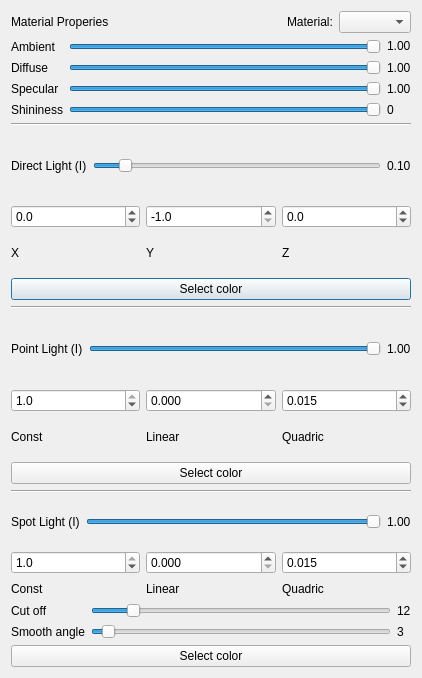
<?xml version="1.0" encoding="UTF-8"?>
<ui version="4.0">
    <class>Dialog</class>
    <widget class="QDialog" name="Dialog">
        <property name="geometry">
            <rect>
                <x>0</x>
                <y>0</y>
                <width>422</width>
                <height>678</height>
            </rect>
        </property>
        <property name="windowTitle">
            <string>Dialog</string>
        </property>
        <layout class="QVBoxLayout" name="verticalLayout_5">
            <item>
                <layout class="QVBoxLayout" name="verticalLayout">
                    <item>
                        <layout class="QHBoxLayout" name="horizontalLayout">
                            <item>
                                <widget class="QLabel" name="MaterialPropertiesLabel">
                                    <property name="sizePolicy">
                                        <sizepolicy hsizetype="Minimum" vsizetype="Minimum">
                                            <horstretch>0</horstretch>
                                            <verstretch>0</verstretch>
                                        </sizepolicy>
                                    </property>
                                    <property name="text">
                                        <string>Material Properies</string>
                                    </property>
                                </widget>
                            </item>
                            <item>
                                <spacer name="horizontalSpacer">
                                    <property name="orientation">
                                        <enum>Qt::Horizontal</enum>
                                    </property>
                                    <property name="sizeType">
                                        <enum>QSizePolicy::Expanding</enum>
                                    </property>
                                    <property name="sizeHint" stdset="0">
                                        <size>
                                            <width>40</width>
                                            <height>20</height>
                                        </size>
                                    </property>
                                </spacer>
                            </item>
                            <item>
                                <widget class="QLabel" name="label_5">
                                    <property name="text">
                                        <string>Material:</string>
                                    </property>
                                </widget>
                            </item>
                            <item>
                                <widget class="QComboBox" name="MaterialComboBox"/>
                            </item>
                        </layout>
                    </item>
                    <item>
                        <layout class="QGridLayout" name="gridLayout">
                            <item row="0" column="2">
                                <widget class="QLabel" name="AmbientVal">
                                    <property name="focusPolicy">
                                        <enum>Qt::ClickFocus</enum>
                                    </property>
                                    <property name="text">
                                        <string>1.00</string>
                                    </property>
                                </widget>
                            </item>
                            <item row="1" column="2">
                                <widget class="QLabel" name="DiffuseVal">
                                    <property name="text">
                                        <string>1.00</string>
                                    </property>
                                </widget>
                            </item>
                            <item row="2" column="2">
                                <widget class="QLabel" name="SpecularVal">
                                    <property name="text">
                                        <string>1.00</string>
                                    </property>
                                </widget>
                            </item>
                            <item row="2" column="1">
                                <widget class="QSlider" name="SpecularSlider">
                                    <property name="minimum">
                                        <number>1</number>
                                    </property>
                                    <property name="maximum">
                                        <number>100</number>
                                    </property>
                                    <property name="value">
                                        <number>100</number>
                                    </property>
                                    <property name="orientation">
                                        <enum>Qt::Horizontal</enum>
                                    </property>
                                </widget>
                            </item>
                            <item row="2" column="0">
                                <widget class="QLabel" name="SpecularLabel">
                                    <property name="text">
                                        <string>Specular</string>
                                    </property>
                                </widget>
                            </item>
                            <item row="1" column="0">
                                <widget class="QLabel" name="DiffuseLabel">
                                    <property name="text">
                                        <string>Diffuse</string>
                                    </property>
                                </widget>
                            </item>
                            <item row="3" column="0">
                                <widget class="QLabel" name="ShininessLabel">
                                    <property name="text">
                                        <string>Shininess</string>
                                    </property>
                                </widget>
                            </item>
                            <item row="1" column="1">
                                <widget class="QSlider" name="DiffuseSlider">
                                    <property name="minimum">
                                        <number>1</number>
                                    </property>
                                    <property name="maximum">
                                        <number>100</number>
                                    </property>
                                    <property name="value">
                                        <number>100</number>
                                    </property>
                                    <property name="orientation">
                                        <enum>Qt::Horizontal</enum>
                                    </property>
                                </widget>
                            </item>
                            <item row="0" column="0">
                                <widget class="QLabel" name="AmbientLabel">
                                    <property name="text">
                                        <string>Ambient</string>
                                    </property>
                                </widget>
                            </item>
                            <item row="0" column="1">
                                <widget class="QSlider" name="AmbientSlider">
                                    <property name="minimum">
                                        <number>1</number>
                                    </property>
                                    <property name="maximum">
                                        <number>100</number>
                                    </property>
                                    <property name="value">
                                        <number>100</number>
                                    </property>
                                    <property name="orientation">
                                        <enum>Qt::Horizontal</enum>
                                    </property>
                                </widget>
                            </item>
                            <item row="3" column="1">
                                <widget class="QSlider" name="ShininessSlider">
                                    <property name="minimum">
                                        <number>1</number>
                                    </property>
                                    <property name="maximum">
                                        <number>100</number>
                                    </property>
                                    <property name="value">
                                        <number>100</number>
                                    </property>
                                    <property name="orientation">
                                        <enum>Qt::Horizontal</enum>
                                    </property>
                                </widget>
                            </item>
                            <item row="3" column="2">
                                <widget class="QLabel" name="ShininessVal">
                                    <property name="text">
                                        <string>0</string>
                                    </property>
                                </widget>
                            </item>
                        </layout>
                    </item>
                </layout>
            </item>
            <item>
                <widget class="Line" name="line_3">
                    <property name="orientation">
                        <enum>Qt::Horizontal</enum>
                    </property>
                </widget>
            </item>
            <item>
                <layout class="QVBoxLayout" name="verticalLayout_2">
                    <item>
                        <layout class="QHBoxLayout" name="horizontalLayout_2">
                            <item>
                                <widget class="QLabel" name="DirLightLabel">
                                    <property name="text">
                                        <string>Direct Light (I)</string>
                                    </property>
                                </widget>
                            </item>
                            <item>
                                <widget class="QSlider" name="DirLightIntensitySlider">
                                    <property name="minimum">
                                        <number>1</number>
                                    </property>
                                    <property name="maximum">
                                        <number>100</number>
                                    </property>
                                    <property name="value">
                                        <number>10</number>
                                    </property>
                                    <property name="orientation">
                                        <enum>Qt::Horizontal</enum>
                                    </property>
                                </widget>
                            </item>
                            <item>
                                <widget class="QLabel" name="DirLightIntensityVal">
                                    <property name="text">
                                        <string>0.10</string>
                                    </property>
                                </widget>
                            </item>
                        </layout>
                    </item>
                    <item>
                        <layout class="QGridLayout" name="gridLayout_2">
                            <item row="0" column="1">
                                <widget class="QDoubleSpinBox" name="DirLightYSpinBox">
                                    <property name="decimals">
                                        <number>1</number>
                                    </property>
                                    <property name="minimum">
                                        <double>-1.000000000000000</double>
                                    </property>
                                    <property name="maximum">
                                        <double>1.000000000000000</double>
                                    </property>
                                    <property name="singleStep">
                                        <double>0.100000000000000</double>
                                    </property>
                                    <property name="value">
                                        <double>-1.000000000000000</double>
                                    </property>
                                </widget>
                            </item>
                            <item row="0" column="0">
                                <widget class="QDoubleSpinBox" name="DirLightXSpinBox">
                                    <property name="decimals">
                                        <number>1</number>
                                    </property>
                                    <property name="minimum">
                                        <double>-1.000000000000000</double>
                                    </property>
                                    <property name="maximum">
                                        <double>1.000000000000000</double>
                                    </property>
                                    <property name="singleStep">
                                        <double>0.100000000000000</double>
                                    </property>
                                </widget>
                            </item>
                            <item row="1" column="2">
                                <widget class="QLabel" name="label_3">
                                    <property name="text">
                                        <string>Z</string>
                                    </property>
                                </widget>
                            </item>
                            <item row="0" column="2">
                                <widget class="QDoubleSpinBox" name="DirLightZSpinBox">
                                    <property name="decimals">
                                        <number>1</number>
                                    </property>
                                    <property name="minimum">
                                        <double>-1.000000000000000</double>
                                    </property>
                                    <property name="maximum">
                                        <double>1.000000000000000</double>
                                    </property>
                                    <property name="singleStep">
                                        <double>0.100000000000000</double>
                                    </property>
                                </widget>
                            </item>
                            <item row="1" column="0">
                                <widget class="QLabel" name="label">
                                    <property name="text">
                                        <string>X</string>
                                    </property>
                                </widget>
                            </item>
                            <item row="1" column="1">
                                <widget class="QLabel" name="label_2">
                                    <property name="text">
                                        <string>Y</string>
                                    </property>
                                </widget>
                            </item>
                        </layout>
                    </item>
                    <item>
                        <widget class="QPushButton" name="DirLightColorButton">
                            <property name="text">
                                <string>Select color</string>
                            </property>
                        </widget>
                    </item>
                </layout>
            </item>
            <item>
                <widget class="Line" name="line_2">
                    <property name="orientation">
                        <enum>Qt::Horizontal</enum>
                    </property>
                </widget>
            </item>
            <item>
                <layout class="QVBoxLayout" name="verticalLayout_3">
                    <item>
                        <layout class="QHBoxLayout" name="horizontalLayout_3">
                            <item>
                                <widget class="QLabel" name="PointLightLabel">
                                    <property name="text">
                                        <string>Point Light (I)</string>
                                    </property>
                                </widget>
                            </item>
                            <item>
                                <widget class="QSlider" name="PointLightIntensitySlider">
                                    <property name="minimum">
                                        <number>1</number>
                                    </property>
                                    <property name="maximum">
                                        <number>100</number>
                                    </property>
                                    <property name="value">
                                        <number>100</number>
                                    </property>
                                    <property name="orientation">
                                        <enum>Qt::Horizontal</enum>
                                    </property>
                                </widget>
                            </item>
                            <item>
                                <widget class="QLabel" name="PointLightIntensityVal">
                                    <property name="text">
                                        <string>1.00</string>
                                    </property>
                                </widget>
                            </item>
                        </layout>
                    </item>
                    <item>
                        <layout class="QGridLayout" name="gridLayout_3">
                            <item row="1" column="2">
                                <widget class="QLabel" name="label_6">
                                    <property name="text">
                                        <string>Quadric</string>
                                    </property>
                                </widget>
                            </item>
                            <item row="0" column="1">
                                <widget class="QDoubleSpinBox" name="PointLightLinSpinBox">
                                    <property name="decimals">
                                        <number>3</number>
                                    </property>
                                    <property name="minimum">
                                        <double>0.000000000000000</double>
                                    </property>
                                    <property name="maximum">
                                        <double>0.100000000000000</double>
                                    </property>
                                    <property name="singleStep">
                                        <double>0.005000000000000</double>
                                    </property>
                                    <property name="value">
                                        <double>0.000000000000000</double>
                                    </property>
                                </widget>
                            </item>
                            <item row="0" column="2">
                                <widget class="QDoubleSpinBox" name="PointLightQuadSpinBox">
                                    <property name="decimals">
                                        <number>3</number>
                                    </property>
                                    <property name="minimum">
                                        <double>0.000000000000000</double>
                                    </property>
                                    <property name="maximum">
                                        <double>1.000000000000000</double>
                                    </property>
                                    <property name="singleStep">
                                        <double>0.005000000000000</double>
                                    </property>
                                    <property name="value">
                                        <double>0.015000000000000</double>
                                    </property>
                                </widget>
                            </item>
                            <item row="1" column="1">
                                <widget class="QLabel" name="label_8">
                                    <property name="text">
                                        <string>Linear</string>
                                    </property>
                                </widget>
                            </item>
                            <item row="1" column="0">
                                <widget class="QLabel" name="label_7">
                                    <property name="text">
                                        <string>Const</string>
                                    </property>
                                </widget>
                            </item>
                            <item row="0" column="0">
                                <widget class="QDoubleSpinBox" name="PointLightConstSpinBox">
                                    <property name="decimals">
                                        <number>1</number>
                                    </property>
                                    <property name="minimum">
                                        <double>0.100000000000000</double>
                                    </property>
                                    <property name="maximum">
                                        <double>1.000000000000000</double>
                                    </property>
                                    <property name="singleStep">
                                        <double>0.100000000000000</double>
                                    </property>
                                    <property name="value">
                                        <double>1.000000000000000</double>
                                    </property>
                                </widget>
                            </item>
                        </layout>
                    </item>
                    <item>
                        <widget class="QPushButton" name="PointLightColorButton">
                            <property name="text">
                                <string>Select color</string>
                            </property>
                        </widget>
                    </item>
                </layout>
            </item>
            <item>
                <widget class="Line" name="line">
                    <property name="orientation">
                        <enum>Qt::Horizontal</enum>
                    </property>
                </widget>
            </item>
            <item>
                <layout class="QVBoxLayout" name="verticalLayout_4">
                    <item>
                        <layout class="QHBoxLayout" name="horizontalLayout_4">
                            <item>
                                <widget class="QLabel" name="SpotLightLabel">
                                    <property name="text">
                                        <string>Spot Light (I)</string>
                                    </property>
                                </widget>
                            </item>
                            <item>
                                <widget class="QSlider" name="SpotLightIntensitySlider">
                                    <property name="minimum">
                                        <number>1</number>
                                    </property>
                                    <property name="maximum">
                                        <number>100</number>
                                    </property>
                                    <property name="value">
                                        <number>100</number>
                                    </property>
                                    <property name="orientation">
                                        <enum>Qt::Horizontal</enum>
                                    </property>
                                </widget>
                            </item>
                            <item>
                                <widget class="QLabel" name="SpotLightIntensityVal">
                                    <property name="text">
                                        <string>1.00</string>
                                    </property>
                                </widget>
                            </item>
                        </layout>
                    </item>
                    <item>
                        <layout class="QGridLayout" name="gridLayout_4">
                            <item row="1" column="2">
                                <widget class="QLabel" name="label_9">
                                    <property name="text">
                                        <string>Quadric</string>
                                    </property>
                                </widget>
                            </item>
                            <item row="1" column="0">
                                <widget class="QLabel" name="label_11">
                                    <property name="text">
                                        <string>Const</string>
                                    </property>
                                </widget>
                            </item>
                            <item row="0" column="2">
                                <widget class="QDoubleSpinBox" name="SpotLightQuadSpinBox">
                                    <property name="decimals">
                                        <number>3</number>
                                    </property>
                                    <property name="minimum">
                                        <double>0.000000000000000</double>
                                    </property>
                                    <property name="maximum">
                                        <double>1.000000000000000</double>
                                    </property>
                                    <property name="singleStep">
                                        <double>0.005000000000000</double>
                                    </property>
                                    <property name="value">
                                        <double>0.015000000000000</double>
                                    </property>
                                </widget>
                            </item>
                            <item row="0" column="0">
                                <widget class="QDoubleSpinBox" name="SpotLightConstSpinBox">
                                    <property name="decimals">
                                        <number>1</number>
                                    </property>
                                    <property name="minimum">
                                        <double>0.100000000000000</double>
                                    </property>
                                    <property name="maximum">
                                        <double>1.000000000000000</double>
                                    </property>
                                    <property name="singleStep">
                                        <double>0.100000000000000</double>
                                    </property>
                                    <property name="value">
                                        <double>1.000000000000000</double>
                                    </property>
                                </widget>
                            </item>
                            <item row="1" column="1">
                                <widget class="QLabel" name="label_10">
                                    <property name="text">
                                        <string>Linear</string>
                                    </property>
                                </widget>
                            </item>
                            <item row="0" column="1">
                                <widget class="QDoubleSpinBox" name="SpotLightLinSpinBox">
                                    <property name="decimals">
                                        <number>3</number>
                                    </property>
                                    <property name="minimum">
                                        <double>0.000000000000000</double>
                                    </property>
                                    <property name="maximum">
                                        <double>0.100000000000000</double>
                                    </property>
                                    <property name="singleStep">
                                        <double>0.005000000000000</double>
                                    </property>
                                    <property name="value">
                                        <double>0.000000000000000</double>
                                    </property>
                                </widget>
                            </item>
                        </layout>
                    </item>
                    <item>
                        <layout class="QGridLayout" name="gridLayout_5">
                            <item row="0" column="2">
                                <widget class="QLabel" name="CutOffVal">
                                    <property name="text">
                                        <string>12</string>
                                    </property>
                                </widget>
                            </item>
                            <item row="0" column="0">
                                <widget class="QLabel" name="label_4">
                                    <property name="text">
                                        <string>Cut off</string>
                                    </property>
                                </widget>
                            </item>
                            <item row="0" column="1">
                                <widget class="QSlider" name="CutOffSlider">
                                    <property name="minimum">
                                        <number>1</number>
                                    </property>
                                    <property name="maximum">
                                        <number>90</number>
                                    </property>
                                    <property name="value">
                                        <number>12</number>
                                    </property>
                                    <property name="orientation">
                                        <enum>Qt::Horizontal</enum>
                                    </property>
                                </widget>
                            </item>
                            <item row="1" column="1">
                                <widget class="QSlider" name="OuterCutOffSlider">
                                    <property name="minimum">
                                        <number>0</number>
                                    </property>
                                    <property name="maximum">
                                        <number>90</number>
                                    </property>
                                    <property name="value">
                                        <number>3</number>
                                    </property>
                                    <property name="orientation">
                                        <enum>Qt::Horizontal</enum>
                                    </property>
                                </widget>
                            </item>
                            <item row="1" column="0">
                                <widget class="QLabel" name="label_12">
                                    <property name="text">
                                        <string>Smooth angle</string>
                                    </property>
                                </widget>
                            </item>
                            <item row="1" column="2">
                                <widget class="QLabel" name="OuterCutOffVal">
                                    <property name="text">
                                        <string>3</string>
                                    </property>
                                </widget>
                            </item>
                        </layout>
                    </item>
                    <item>
                        <widget class="QPushButton" name="SpotLightColorButton">
                            <property name="text">
                                <string>Select color</string>
                            </property>
                        </widget>
                    </item>
                </layout>
            </item>
        </layout>
    </widget>
    <resources/>
    <connections>
        <connection>
            <sender>CutOffSlider</sender>
            <signal>valueChanged(int)</signal>
            <receiver>CutOffVal</receiver>
            <slot>setNum(int)</slot>
            <hints>
                <hint type="sourcelabel">
                    <x>205</x>
                    <y>590</y>
                </hint>
                <hint type="destinationlabel">
                    <x>408</x>
                    <y>607</y>
                </hint>
            </hints>
        </connection>
        <connection>
            <sender>OuterCutOffSlider</sender>
            <signal>valueChanged(int)</signal>
            <receiver>OuterCutOffVal</receiver>
            <slot>setNum(int)</slot>
            <hints>
                <hint type="sourcelabel">
                    <x>202</x>
                    <y>617</y>
                </hint>
                <hint type="destinationlabel">
                    <x>408</x>
                    <y>632</y>
                </hint>
            </hints>
        </connection>
    </connections>
</ui>
